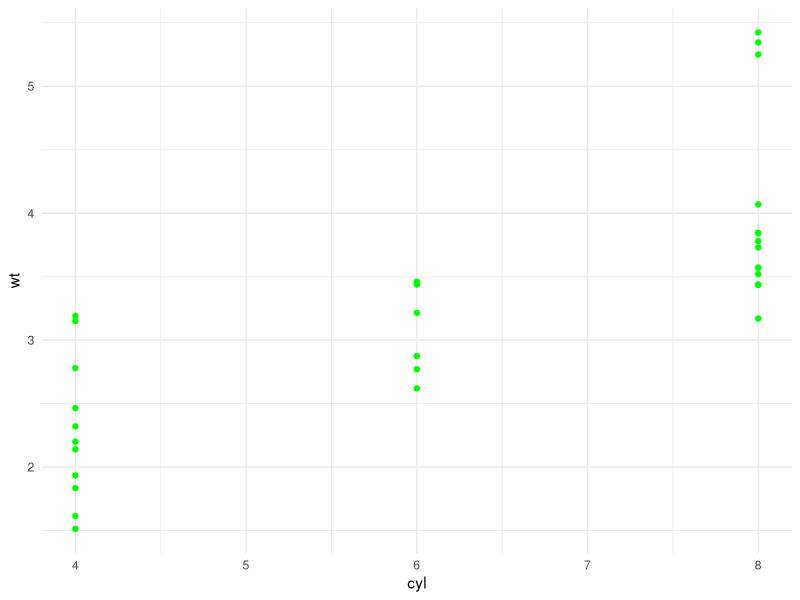

This chart was generated by the following R code:
## ---- chunk 1
library(tidyverse)

ggplot(mtcars) +
  geom_point(aes(x = cyl, y = wt), color = "green") +
  theme_minimal()
